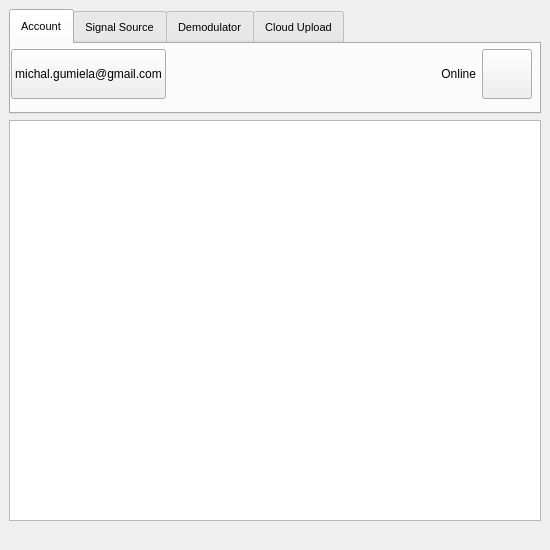
<?xml version="1.0" encoding="UTF-8"?>
<ui version="4.0">
 <class>mainWindow</class>
 <widget class="QMainWindow" name="mainWindow">
  <property name="windowModality">
   <enum>Qt::NonModal</enum>
  </property>
  <property name="geometry">
   <rect>
    <x>0</x>
    <y>0</y>
    <width>550</width>
    <height>550</height>
   </rect>
  </property>
  <property name="sizePolicy">
   <sizepolicy hsizetype="Fixed" vsizetype="Fixed">
    <horstretch>0</horstretch>
    <verstretch>0</verstretch>
   </sizepolicy>
  </property>
  <property name="minimumSize">
   <size>
    <width>550</width>
    <height>550</height>
   </size>
  </property>
  <property name="windowTitle">
   <string>PW-Sat2 Ground Station Main Window</string>
  </property>
  <property name="windowIcon">
   <iconset resource="img_pix.qrc">
    <normaloff>:/pw-sat2-logo/img/pw-sat2-logo.png</normaloff>:/pw-sat2-logo/img/pw-sat2-logo.png</iconset>
  </property>
  <property name="windowOpacity">
   <double>1.000000000000000</double>
  </property>
  <widget class="QWidget" name="centralwidget">
   <layout class="QGridLayout" name="gridLayout_4">
    <item row="0" column="1">
     <layout class="QVBoxLayout" name="verticalLayout_3" stretch="0,0,0,0">
      <property name="sizeConstraint">
       <enum>QLayout::SetMinAndMaxSize</enum>
      </property>
      <item>
       <widget class="QTabWidget" name="tabWidget">
        <property name="sizePolicy">
         <sizepolicy hsizetype="Expanding" vsizetype="Fixed">
          <horstretch>0</horstretch>
          <verstretch>0</verstretch>
         </sizepolicy>
        </property>
        <property name="minimumSize">
         <size>
          <width>0</width>
          <height>105</height>
         </size>
        </property>
        <property name="maximumSize">
         <size>
          <width>16777215</width>
          <height>105</height>
         </size>
        </property>
        <property name="font">
         <font>
          <pointsize>8</pointsize>
         </font>
        </property>
        <property name="toolTip">
         <string extracomment="Help on Signal Source"/>
        </property>
        <property name="styleSheet">
         <string notr="true">QTabBar::tab { height: 35px;}</string>
        </property>
        <property name="currentIndex">
         <number>0</number>
        </property>
        <property name="iconSize">
         <size>
          <width>20</width>
          <height>20</height>
         </size>
        </property>
        <property name="elideMode">
         <enum>Qt::ElideNone</enum>
        </property>
        <property name="documentMode">
         <bool>false</bool>
        </property>
        <property name="tabsClosable">
         <bool>false</bool>
        </property>
        <property name="movable">
         <bool>false</bool>
        </property>
        <widget class="QWidget" name="tab">
         <attribute name="title">
          <string>Account</string>
         </attribute>
         <widget class="QWidget" name="gridLayoutWidget">
          <property name="geometry">
           <rect>
            <x>0</x>
            <y>0</y>
            <width>521</width>
            <height>61</height>
           </rect>
          </property>
          <layout class="QGridLayout" name="gridLayout_2">
           <item row="0" column="1">
            <spacer name="horizontalSpacer_6">
             <property name="orientation">
              <enum>Qt::Horizontal</enum>
             </property>
             <property name="sizeHint" stdset="0">
              <size>
               <width>40</width>
               <height>20</height>
              </size>
             </property>
            </spacer>
           </item>
           <item row="0" column="4">
            <widget class="QPushButton" name="pushButton_10">
             <property name="sizePolicy">
              <sizepolicy hsizetype="Preferred" vsizetype="Fixed">
               <horstretch>0</horstretch>
               <verstretch>0</verstretch>
              </sizepolicy>
             </property>
             <property name="minimumSize">
              <size>
               <width>50</width>
               <height>50</height>
              </size>
             </property>
             <property name="toolTip">
              <string>Help on Account</string>
             </property>
             <property name="text">
              <string/>
             </property>
             <property name="icon">
              <iconset resource="img_pix.qrc">
               <normaloff>:/help/img/question-solid.svg</normaloff>:/help/img/question-solid.svg</iconset>
             </property>
             <property name="iconSize">
              <size>
               <width>35</width>
               <height>35</height>
              </size>
             </property>
            </widget>
           </item>
           <item row="0" column="3">
            <widget class="QLabel" name="label">
             <property name="minimumSize">
              <size>
               <width>0</width>
               <height>50</height>
              </size>
             </property>
             <property name="maximumSize">
              <size>
               <width>16777215</width>
               <height>50</height>
              </size>
             </property>
             <property name="toolTip">
              <string>Server radio.pw-sat.pl is online</string>
             </property>
             <property name="text">
              <string>Online</string>
             </property>
             <property name="alignment">
              <set>Qt::AlignRight|Qt::AlignTrailing|Qt::AlignVCenter</set>
             </property>
            </widget>
           </item>
           <item row="0" column="0">
            <widget class="QPushButton" name="pushButton_4">
             <property name="minimumSize">
              <size>
               <width>0</width>
               <height>50</height>
              </size>
             </property>
             <property name="toolTip">
              <string>Choose a new credentials file...</string>
             </property>
             <property name="text">
              <string>michal.gumiela@gmail.com</string>
             </property>
             <property name="icon">
              <iconset resource="img_pix.qrc">
               <normaloff>:/credentials/img/key-solid.svg</normaloff>:/credentials/img/key-solid.svg</iconset>
             </property>
             <property name="iconSize">
              <size>
               <width>35</width>
               <height>35</height>
              </size>
             </property>
            </widget>
           </item>
           <item row="0" column="2">
            <widget class="QLabel" name="label_2">
             <property name="minimumSize">
              <size>
               <width>35</width>
               <height>35</height>
              </size>
             </property>
             <property name="maximumSize">
              <size>
               <width>35</width>
               <height>35</height>
              </size>
             </property>
             <property name="toolTip">
              <string>Server radio.pw-sat.pl is online</string>
             </property>
             <property name="text">
              <string/>
             </property>
             <property name="pixmap">
              <pixmap resource="img_pix.qrc">:/cloud-online/img/cloud-online.svg</pixmap>
             </property>
             <property name="scaledContents">
              <bool>true</bool>
             </property>
            </widget>
           </item>
          </layout>
         </widget>
        </widget>
        <widget class="QWidget" name="tab_3">
         <attribute name="title">
          <string>Signal Source</string>
         </attribute>
         <widget class="QWidget" name="gridLayoutWidget_3">
          <property name="geometry">
           <rect>
            <x>0</x>
            <y>0</y>
            <width>521</width>
            <height>61</height>
           </rect>
          </property>
          <layout class="QGridLayout" name="gridLayout_5">
           <item row="0" column="0">
            <widget class="QComboBox" name="comboBox">
             <property name="minimumSize">
              <size>
               <width>100</width>
               <height>50</height>
              </size>
             </property>
             <item>
              <property name="text">
               <string>FunCube 2.0</string>
              </property>
             </item>
             <item>
              <property name="text">
               <string>USRP</string>
              </property>
             </item>
             <item>
              <property name="text">
               <string>RTL-SDR</string>
              </property>
             </item>
             <item>
              <property name="text">
               <string>IQ Sink</string>
              </property>
             </item>
            </widget>
           </item>
           <item row="0" column="1">
            <widget class="QPushButton" name="pushButton_5">
             <property name="minimumSize">
              <size>
               <width>50</width>
               <height>50</height>
              </size>
             </property>
             <property name="text">
              <string>Run source</string>
             </property>
             <property name="icon">
              <iconset resource="img_pix.qrc">
               <normaloff>:/source/img/play-solid.svg</normaloff>:/source/img/play-solid.svg</iconset>
             </property>
             <property name="iconSize">
              <size>
               <width>35</width>
               <height>35</height>
              </size>
             </property>
            </widget>
           </item>
           <item row="0" column="2">
            <spacer name="horizontalSpacer_3">
             <property name="orientation">
              <enum>Qt::Horizontal</enum>
             </property>
             <property name="sizeHint" stdset="0">
              <size>
               <width>40</width>
               <height>20</height>
              </size>
             </property>
            </spacer>
           </item>
           <item row="0" column="3">
            <widget class="QPushButton" name="pushButton_9">
             <property name="sizePolicy">
              <sizepolicy hsizetype="Preferred" vsizetype="Fixed">
               <horstretch>0</horstretch>
               <verstretch>0</verstretch>
              </sizepolicy>
             </property>
             <property name="minimumSize">
              <size>
               <width>50</width>
               <height>50</height>
              </size>
             </property>
             <property name="toolTip">
              <string>Help on Signal Source</string>
             </property>
             <property name="text">
              <string/>
             </property>
             <property name="icon">
              <iconset resource="img_pix.qrc">
               <normaloff>:/help/img/question-solid.svg</normaloff>:/help/img/question-solid.svg</iconset>
             </property>
             <property name="iconSize">
              <size>
               <width>35</width>
               <height>35</height>
              </size>
             </property>
            </widget>
           </item>
          </layout>
         </widget>
        </widget>
        <widget class="QWidget" name="tab_4">
         <attribute name="title">
          <string>Demodulator</string>
         </attribute>
         <widget class="QWidget" name="gridLayoutWidget_4">
          <property name="geometry">
           <rect>
            <x>0</x>
            <y>0</y>
            <width>521</width>
            <height>61</height>
           </rect>
          </property>
          <layout class="QGridLayout" name="gridLayout_6">
           <item row="0" column="0">
            <widget class="QPushButton" name="pushButton">
             <property name="minimumSize">
              <size>
               <width>50</width>
               <height>50</height>
              </size>
             </property>
             <property name="toolTip">
              <string>Run Demodulator</string>
             </property>
             <property name="text">
              <string>Run Demodulator</string>
             </property>
             <property name="icon">
              <iconset resource="img_pix.qrc">
               <normaloff>:/demodulator/img/signature-solid.svg</normaloff>:/demodulator/img/signature-solid.svg</iconset>
             </property>
             <property name="iconSize">
              <size>
               <width>35</width>
               <height>35</height>
              </size>
             </property>
            </widget>
           </item>
           <item row="0" column="1">
            <spacer name="horizontalSpacer_4">
             <property name="orientation">
              <enum>Qt::Horizontal</enum>
             </property>
             <property name="sizeHint" stdset="0">
              <size>
               <width>40</width>
               <height>20</height>
              </size>
             </property>
            </spacer>
           </item>
           <item row="0" column="2">
            <widget class="QPushButton" name="pushButton_7">
             <property name="sizePolicy">
              <sizepolicy hsizetype="Preferred" vsizetype="Fixed">
               <horstretch>0</horstretch>
               <verstretch>0</verstretch>
              </sizepolicy>
             </property>
             <property name="minimumSize">
              <size>
               <width>50</width>
               <height>50</height>
              </size>
             </property>
             <property name="toolTip">
              <string>Help on Demodulator</string>
             </property>
             <property name="text">
              <string/>
             </property>
             <property name="icon">
              <iconset resource="img_pix.qrc">
               <normaloff>:/help/img/question-solid.svg</normaloff>:/help/img/question-solid.svg</iconset>
             </property>
             <property name="iconSize">
              <size>
               <width>35</width>
               <height>35</height>
              </size>
             </property>
            </widget>
           </item>
          </layout>
         </widget>
        </widget>
        <widget class="QWidget" name="tab_5">
         <attribute name="title">
          <string>Cloud Upload</string>
         </attribute>
         <widget class="QWidget" name="gridLayoutWidget_5">
          <property name="geometry">
           <rect>
            <x>0</x>
            <y>0</y>
            <width>521</width>
            <height>61</height>
           </rect>
          </property>
          <layout class="QGridLayout" name="gridLayout_7">
           <item row="0" column="6">
            <spacer name="horizontalSpacer">
             <property name="orientation">
              <enum>Qt::Horizontal</enum>
             </property>
             <property name="sizeHint" stdset="0">
              <size>
               <width>40</width>
               <height>20</height>
              </size>
             </property>
            </spacer>
           </item>
           <item row="0" column="7">
            <widget class="QPushButton" name="pushButton_2">
             <property name="sizePolicy">
              <sizepolicy hsizetype="Preferred" vsizetype="Fixed">
               <horstretch>0</horstretch>
               <verstretch>0</verstretch>
              </sizepolicy>
             </property>
             <property name="minimumSize">
              <size>
               <width>50</width>
               <height>50</height>
              </size>
             </property>
             <property name="toolTip">
              <string>Help on Cloud Upload</string>
             </property>
             <property name="text">
              <string/>
             </property>
             <property name="icon">
              <iconset resource="img_pix.qrc">
               <normaloff>:/help/img/question-solid.svg</normaloff>:/help/img/question-solid.svg</iconset>
             </property>
             <property name="iconSize">
              <size>
               <width>35</width>
               <height>35</height>
              </size>
             </property>
            </widget>
           </item>
           <item row="0" column="4">
            <widget class="QPushButton" name="pushButton_6">
             <property name="minimumSize">
              <size>
               <width>0</width>
               <height>50</height>
              </size>
             </property>
             <property name="maximumSize">
              <size>
               <width>16777215</width>
               <height>50</height>
              </size>
             </property>
             <property name="toolTip">
              <string>Send frames from the list to cloud</string>
             </property>
             <property name="text">
              <string>Send Frames To Cloud</string>
             </property>
             <property name="icon">
              <iconset resource="img_pix.qrc">
               <normaloff>:/cloud-upload/img/cloud-upload-alt-solid.svg</normaloff>:/cloud-upload/img/cloud-upload-alt-solid.svg</iconset>
             </property>
             <property name="iconSize">
              <size>
               <width>35</width>
               <height>35</height>
              </size>
             </property>
            </widget>
           </item>
           <item row="0" column="2">
            <spacer name="horizontalSpacer_5">
             <property name="orientation">
              <enum>Qt::Horizontal</enum>
             </property>
             <property name="sizeHint" stdset="0">
              <size>
               <width>40</width>
               <height>20</height>
              </size>
             </property>
            </spacer>
           </item>
           <item row="0" column="0">
            <widget class="QPushButton" name="pushButton_3">
             <property name="minimumSize">
              <size>
               <width>0</width>
               <height>50</height>
              </size>
             </property>
             <property name="toolTip">
              <string>Upload frames saved in *.frames file</string>
             </property>
             <property name="text">
              <string>Load Frames From File</string>
             </property>
             <property name="icon">
              <iconset resource="img_pix.qrc">
               <normaloff>:/load-frames/img/file-import-solid.svg</normaloff>:/load-frames/img/file-import-solid.svg</iconset>
             </property>
             <property name="iconSize">
              <size>
               <width>35</width>
               <height>35</height>
              </size>
             </property>
            </widget>
           </item>
           <item row="0" column="3">
            <widget class="QToolButton" name="toolButton">
             <property name="sizePolicy">
              <sizepolicy hsizetype="MinimumExpanding" vsizetype="Fixed">
               <horstretch>0</horstretch>
               <verstretch>0</verstretch>
              </sizepolicy>
             </property>
             <property name="minimumSize">
              <size>
               <width>55</width>
               <height>50</height>
              </size>
             </property>
             <property name="baseSize">
              <size>
               <width>0</width>
               <height>0</height>
              </size>
             </property>
             <property name="toolTip">
              <string>Upload frames to cloud automatically</string>
             </property>
             <property name="layoutDirection">
              <enum>Qt::LeftToRight</enum>
             </property>
             <property name="autoFillBackground">
              <bool>false</bool>
             </property>
             <property name="text">
              <string>Auto Send Frames</string>
             </property>
             <property name="icon">
              <iconset resource="img_pix.qrc">
               <normaloff>:/auto-upload-offline/img/cloud-upload-alt-solid-disabled.svg</normaloff>
               <normalon>:/cloud-upload/img/cloud-upload-alt-solid.svg</normalon>
               <disabledon>:/cloud-upload/img/cloud-upload-alt-solid.svg</disabledon>
               <activeon>:/cloud-upload/img/cloud-upload-alt-solid.svg</activeon>
               <selectedon>:/cloud-upload/img/cloud-upload-alt-solid.svg</selectedon>:/auto-upload-offline/img/cloud-upload-alt-solid-disabled.svg</iconset>
             </property>
             <property name="iconSize">
              <size>
               <width>35</width>
               <height>35</height>
              </size>
             </property>
             <property name="checkable">
              <bool>true</bool>
             </property>
             <property name="checked">
              <bool>true</bool>
             </property>
             <property name="autoRepeat">
              <bool>true</bool>
             </property>
             <property name="autoExclusive">
              <bool>false</bool>
             </property>
            </widget>
           </item>
          </layout>
         </widget>
        </widget>
       </widget>
      </item>
      <item>
       <widget class="QListWidget" name="listWidget">
        <property name="enabled">
         <bool>true</bool>
        </property>
        <property name="sizePolicy">
         <sizepolicy hsizetype="MinimumExpanding" vsizetype="MinimumExpanding">
          <horstretch>0</horstretch>
          <verstretch>0</verstretch>
         </sizepolicy>
        </property>
        <property name="minimumSize">
         <size>
          <width>520</width>
          <height>360</height>
         </size>
        </property>
        <property name="maximumSize">
         <size>
          <width>2000</width>
          <height>10000</height>
         </size>
        </property>
        <property name="sortingEnabled">
         <bool>false</bool>
        </property>
       </widget>
      </item>
      <item>
       <spacer name="horizontalSpacer_2">
        <property name="orientation">
         <enum>Qt::Horizontal</enum>
        </property>
        <property name="sizeHint" stdset="0">
         <size>
          <width>40</width>
          <height>20</height>
         </size>
        </property>
       </spacer>
      </item>
      <item>
       <layout class="QGridLayout" name="gridLayout_3"/>
      </item>
     </layout>
    </item>
   </layout>
  </widget>
 </widget>
 <resources>
  <include location="img_pix.qrc"/>
 </resources>
 <connections/>
</ui>
